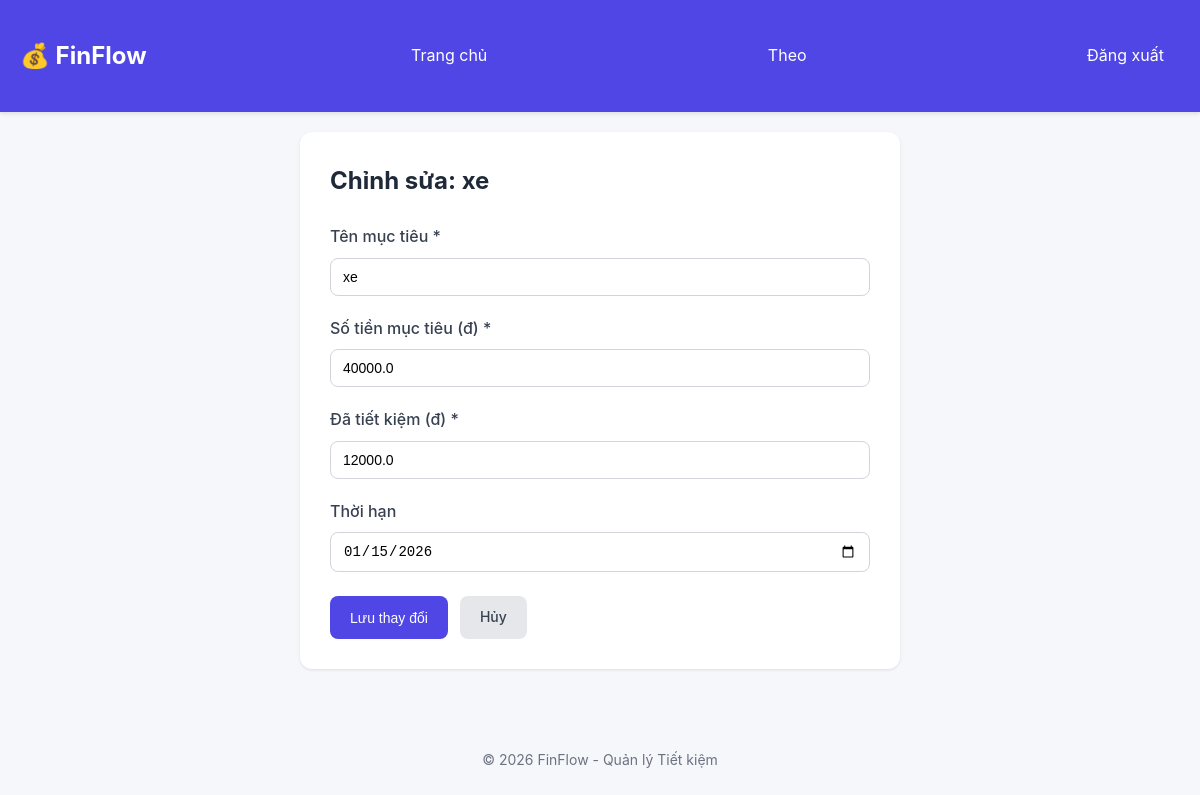
/goal/1/edit (signed in), run on the app's committed database.
### tables this page shows
CREATE TABLE "User" (
            id INTEGER PRIMARY KEY AUTOINCREMENT,
            username TEXT UNIQUE,
            name TEXT,
            email TEXT UNIQUE,
            passwordHash TEXT NOT NULL,
            phone TEXT,
            createdAt TEXT NOT NULL,
            updatedAt TEXT NOT NULL
        );

CREATE TABLE SavingsGoal (
            id INTEGER PRIMARY KEY AUTOINCREMENT,
            name TEXT NOT NULL,
            targetAmount REAL NOT NULL,
            currentAmount REAL DEFAULT 0,
            deadline TEXT,
            userId INTEGER,
            createdAt TEXT NOT NULL,
            updatedAt TEXT NOT NULL
        );

### app.py (the view)
@app.route('/goal/<goal_id>/edit')
def edit_goal(goal_id):
    try:
        goal = SavingsService.get_goal_by_id(goal_id)
        if not goal:
            flash('Không tìm thấy mục tiêu', 'error')
            return redirect(url_for('index'))
        return render_template('edit_goal.html', goal=goal)
    except Exception as e:
        flash(f'Lỗi: {str(e)}', 'error')
        return redirect(url_for('index'))

### app.py (called while the page is built)
@app.before_request
def require_login():
    public_endpoints = {'login', 'register', 'static', 'not_found', 'internal_error'}
    endpoint = request.endpoint
    if endpoint is None:
        return
    if endpoint.split('.')[-1] in public_endpoints:
        return
    if not session.get('user_id'):
        return redirect(url_for('login'))

@app.context_processor
def inject_user():
    user = None
    user_id = session.get('user_id')
    print(f"[DEBUG] inject_user: session user_id = {user_id}")
    if user_id:
        try:
            user = User.find_by_id(user_id)
        except Exception as _e:
            print(f"[DEBUG] inject_user: find_by_id error: {_e}")
            user = None
    print(f"[DEBUG] inject_user: current_user = {user}")
    return {'current_user': user}

### models.py (called while the page is built)
    def get_connection(self):
        conn = sqlite3.connect(self.db_path)
        conn.row_factory = sqlite3.Row
        return conn

    def execute_one(self, query: str, params: tuple = ()):
        conn = self.get_connection()
        cursor = conn.cursor()
        cursor.execute(query, params)
        conn.commit()
        result = cursor.fetchone()
        conn.close()
        return result

    @staticmethod
    def find_by_id(goal_id: str) -> Optional[Dict[str, Any]]:
        query = 'SELECT * FROM SavingsGoal WHERE id = ?'
        result = db.execute_one(query, (goal_id,))
        return dict(result) if result else None

    @staticmethod
    def find_by_id(user_id: str) -> Optional[Dict[str, Any]]:
        query = 'SELECT * FROM "User" WHERE id = ?'
        result = db.execute_one(query, (user_id,))
        return dict(result) if result else None

### services.py (called while the page is built)
    @staticmethod
    def get_goal_by_id(goal_id: str) -> Optional[Dict[str, Any]]:
        return SavingsGoal.find_by_id(goal_id)

### templates/edit_goal.html (shortened to what this page needs)
{% extends "base.html" %}
{% block content %}
<div class="form-container">
    <h2>Chỉnh sửa: {{ goal.name }}</h2>
    <form method="POST" action="{{ url_for('update_goal', goal_id=goal.id) }}">
        <div class="form-group">
            <label for="name">Tên mục tiêu *</label>
            <input type="text" id="name" name="name" required value="{{ goal.name }}">
        </div>
        <div class="form-group">
            <label for="targetAmount">Số tiền mục tiêu (đ) *</label>
            <input type="number" id="targetAmount" name="targetAmount" required
                   min="0" step="1000" value="{{ goal.targetAmount }}">
        </div>
        <div class="form-group">
            <label for="currentAmount">Đã tiết kiệm (đ) *</label>
            <input type="number" id="currentAmount" name="currentAmount" required
                   min="0" step="1000" value="{{ goal.currentAmount }}">
        </div>
        <div class="form-group">
            <label for="deadline">Thời hạn</label>
            <input type="date" id="deadline" name="deadline"
                   value="{{ goal.deadline if goal.deadline else '' }}">
        </div>
        <div class="form-actions">
            <button type="submit" class="btn btn-primary">Lưu thay đổi</button>
            <a href="{{ url_for('index') }}" class="btn btn-secondary">Hủy</a>
        </div>
    </form>
</div>
{% endblock %}

### templates/base.html (shortened to what this page needs)
<!DOCTYPE html>
<html lang="vi">
<head>
    <link rel="stylesheet" href="{{ url_for('static', filename='style.css') }}">
</head>
<body>
    <nav class="navbar">
        <div class="container">
            <h1 class="logo">💰 FinFlow</h1>
            <a href="{{ url_for('index') }}" class="nav-link">Trang chủ</a>
            {% if session.get('user_id') %}
                <a href="{{ url_for('profile') }}" class="nav-link">{{ current_user.username if current_user else 'Tài khoản' }}</a>
                <a href="{{ url_for('logout') }}" class="nav-link">Đăng xuất</a>
            {% else %}
                <a href="{{ url_for('login') }}" class="nav-link">Đăng nhập</a>
                <a href="{{ url_for('register') }}" class="nav-link">Đăng ký</a>
            {% endif %}
        </div>
    </nav>
    <main class="container">
        {% block content %}{% endblock %}
    </main>
    <footer class="footer">
        <p>&copy; 2026 FinFlow - Quản lý Tiết kiệm</p>
    </footer>
</body>
</html>

### static/style.css (style rules this page uses)
* { margin: 0; padding: 0; box-sizing: border-box; }
body { font-family: -apple-system, BlinkMacSystemFont, 'Segoe UI', Arial, sans-serif; background: #f5f7fa; color: #333; line-height: 1.6; }
.container { max-width: 1200px; margin: 0 auto; padding: 20px; }
.navbar { background: #4f46e5; color: white; padding: 15px 0; box-shadow: 0 2px 4px rgba(0,0,0,0.1); }
.navbar .container { display: flex; justify-content: space-between; align-items: center; }
.logo { font-size: 1.5rem; font-weight: bold; }
.nav-link { color: white; text-decoration: none; padding: 8px 16px; border-radius: 6px; transition: background 0.3s; }
.btn { display: inline-block; padding: 10px 20px; border-radius: 8px; text-decoration: none; font-weight: 500; transition: all 0.3s; border: none; cursor: pointer; font-size: 14px; }
.btn-primary { background: #4f46e5; color: white; }
.btn-secondary { background: #e5e7eb; color: #374151; }
.form-container { max-width: 600px; margin: 0 auto; background: white; padding: 30px; border-radius: 12px; box-shadow: 0 1px 3px rgba(0,0,0,0.1); }
.form-container h2 { margin-bottom: 24px; color: #1f2937; }
.form-group { margin-bottom: 20px; }
.form-group label { display: block; margin-bottom: 8px; font-weight: 500; color: #374151; }
.form-group input { width: 100%; padding: 10px 12px; border: 1px solid #d1d5db; border-radius: 8px; font-size: 14px; transition: border 0.3s; }
.form-actions { display: flex; gap: 12px; margin-top: 24px; }
.footer { text-align: center; padding: 20px; color: #6b7280; font-size: 0.875rem; margin-top: 40px; }

### data on the page
User: username "Theo"
SavingsGoal: name "xe", targetAmount "40000.0", currentAmount "12000.0", deadline "01/15/2026"
